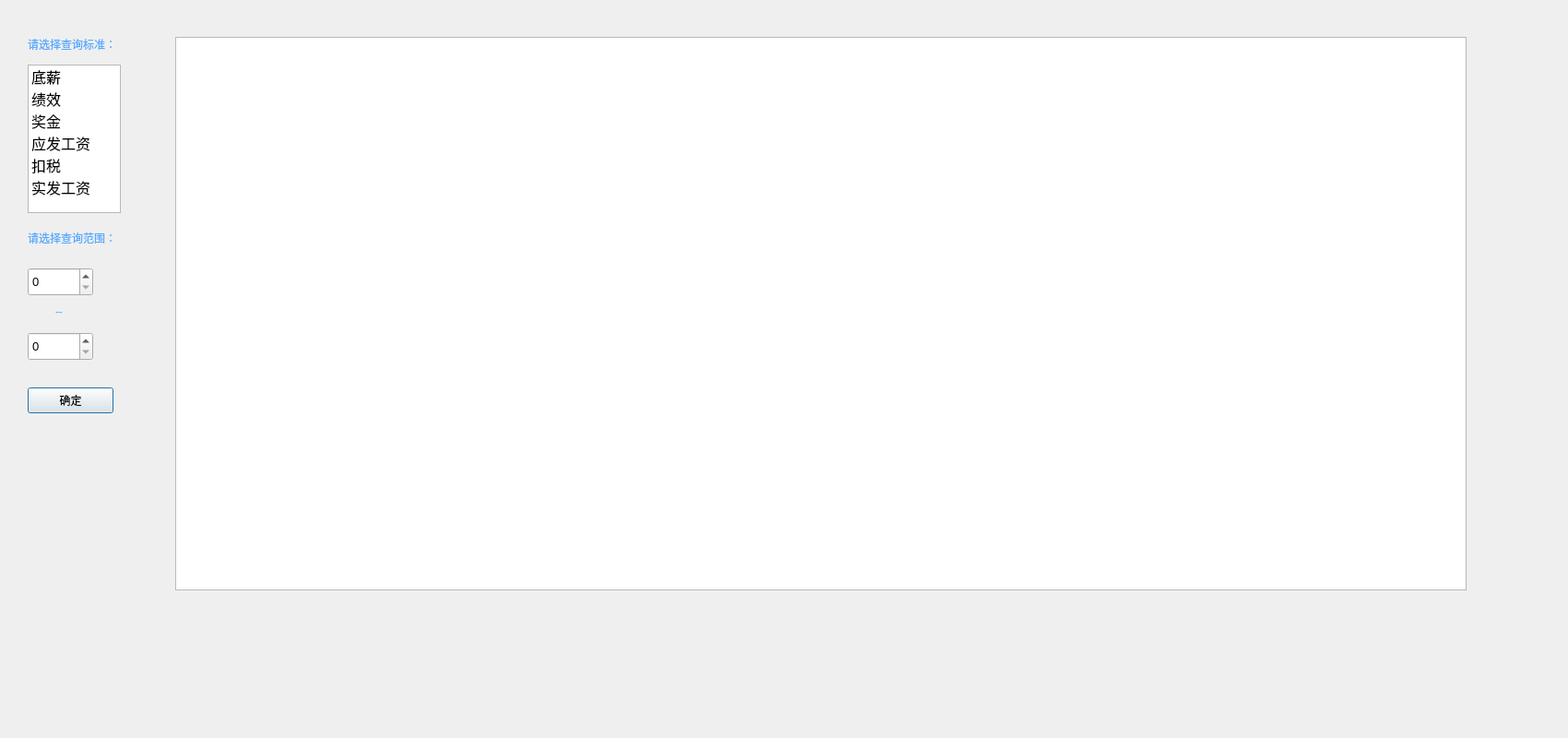
<?xml version="1.0" encoding="UTF-8"?>
<ui version="4.0">
 <class>show_salary</class>
 <widget class="QDialog" name="show_salary">
  <property name="geometry">
   <rect>
    <x>0</x>
    <y>0</y>
    <width>1700</width>
    <height>800</height>
   </rect>
  </property>
  <property name="windowTitle">
   <string>Dialog</string>
  </property>
  <property name="styleSheet">
   <string notr="true">#show_salary{
	background-image: url(:/new/prefix1/1079838.jpg);
}</string>
  </property>
  <widget class="QLabel" name="label_2">
   <property name="geometry">
    <rect>
     <x>30</x>
     <y>40</y>
     <width>151</width>
     <height>16</height>
    </rect>
   </property>
   <property name="styleSheet">
    <string notr="true">color: rgb(85, 170, 255);
font: 12pt &quot;楷体&quot;;</string>
   </property>
   <property name="text">
    <string>请选择查询标准：</string>
   </property>
  </widget>
  <widget class="QSpinBox" name="spinBox">
   <property name="geometry">
    <rect>
     <x>30</x>
     <y>290</y>
     <width>71</width>
     <height>31</height>
    </rect>
   </property>
   <property name="font">
    <font>
     <family>Arial</family>
     <pointsize>10</pointsize>
    </font>
   </property>
   <property name="maximum">
    <number>1000000</number>
   </property>
   <property name="singleStep">
    <number>1000</number>
   </property>
  </widget>
  <widget class="QSpinBox" name="spinBox_2">
   <property name="geometry">
    <rect>
     <x>30</x>
     <y>360</y>
     <width>71</width>
     <height>31</height>
    </rect>
   </property>
   <property name="font">
    <font>
     <family>Arial</family>
     <pointsize>10</pointsize>
    </font>
   </property>
   <property name="maximum">
    <number>1000000</number>
   </property>
   <property name="singleStep">
    <number>1000</number>
   </property>
  </widget>
  <widget class="QLabel" name="label_3">
   <property name="geometry">
    <rect>
     <x>30</x>
     <y>250</y>
     <width>151</width>
     <height>16</height>
    </rect>
   </property>
   <property name="styleSheet">
    <string notr="true">color: rgb(85, 170, 255);
font: 12pt &quot;楷体&quot;;</string>
   </property>
   <property name="text">
    <string>请选择查询范围：</string>
   </property>
  </widget>
  <widget class="QListWidget" name="listWidget">
   <property name="geometry">
    <rect>
     <x>30</x>
     <y>70</y>
     <width>101</width>
     <height>161</height>
    </rect>
   </property>
   <property name="font">
    <font>
     <family>楷体</family>
     <pointsize>12</pointsize>
     <weight>50</weight>
     <italic>false</italic>
     <bold>false</bold>
    </font>
   </property>
   <property name="styleSheet">
    <string notr="true">font: 12pt &quot;楷体&quot;;</string>
   </property>
   <item>
    <property name="text">
     <string>底薪</string>
    </property>
   </item>
   <item>
    <property name="text">
     <string>绩效</string>
    </property>
   </item>
   <item>
    <property name="text">
     <string>奖金</string>
    </property>
   </item>
   <item>
    <property name="text">
     <string>应发工资</string>
    </property>
   </item>
   <item>
    <property name="text">
     <string>扣税</string>
    </property>
   </item>
   <item>
    <property name="text">
     <string>实发工资</string>
    </property>
   </item>
  </widget>
  <widget class="QTableWidget" name="ta">
   <property name="geometry">
    <rect>
     <x>190</x>
     <y>40</y>
     <width>1400</width>
     <height>600</height>
    </rect>
   </property>
   <property name="styleSheet">
    <string notr="true">border-image: url(:/new/prefix1/wallhaven-0p5q7j.jpg);</string>
   </property>
  </widget>
  <widget class="QPushButton" name="pushButton">
   <property name="geometry">
    <rect>
     <x>30</x>
     <y>420</y>
     <width>93</width>
     <height>28</height>
    </rect>
   </property>
   <property name="styleSheet">
    <string notr="true">font: 12pt &quot;楷体&quot;;</string>
   </property>
   <property name="text">
    <string>确定</string>
   </property>
  </widget>
  <widget class="QLabel" name="label">
   <property name="geometry">
    <rect>
     <x>60</x>
     <y>330</y>
     <width>31</width>
     <height>16</height>
    </rect>
   </property>
   <property name="styleSheet">
    <string notr="true">color: rgb(85, 170, 255);
font: 12pt &quot;楷体&quot;;</string>
   </property>
   <property name="text">
    <string>--</string>
   </property>
  </widget>
 </widget>
 <resources/>
 <connections/>
</ui>
